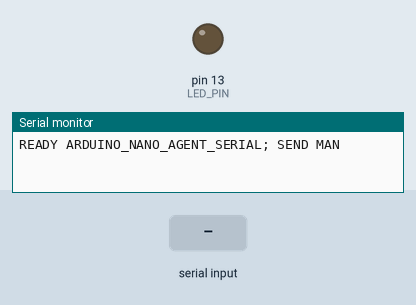
The sketch below on a simulated Arduino Nano, built with avr-gcc and run on an emulated ATmega328P. On the bench: output pins drawn as LEDs (lit = HIGH), the last lines printed to the serial monitor. The test bench sets the inputs (shaded band).

Above: at 1.2 s.
1.3 s: "LEDON\n" received over Serial
At 1.7 s:
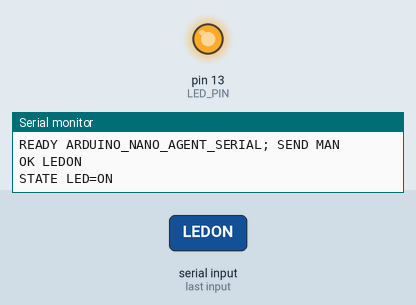
2.8 s: "MAN\n" received over Serial
4.3 s: "PING\n" received over Serial
Timing chart, 0 to 7.3 s (numbered marks = the images above; inputs shaded):
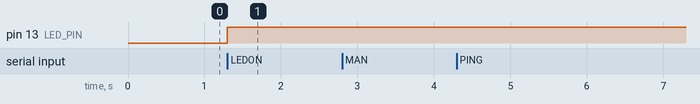

Measured:
- after the input at 1.3 s, pin 13 (LED_PIN): LOW → HIGH at once

The sketch:

arduino_nano_led_agent.ino
```cpp
// Device de demonstração para o Agent Serial Demo.
// Placa alvo: Arduino Nano com ATmega328P.

const uint8_t LED_PIN = LED_BUILTIN;
const uint8_t ANALOG_PIN = A0;
const unsigned long SERIAL_BAUD = 115200UL;
const size_t MAX_COMMAND_LENGTH = 63;

char commandBuffer[MAX_COMMAND_LENGTH + 1];
size_t commandLength = 0;
bool discardUntilNewline = false;
bool ledState = false;

void setLed(const bool enabled) {
  ledState = enabled;
  digitalWrite(LED_PIN, enabled ? HIGH : LOW);
}

void sendLEDState() {
  Serial.print(F("STATE LED="));
  if (digitalRead(LED_PIN) == HIGH) {
    Serial.println(F("ON"));
  } else {
    Serial.println(F("OFF"));
  }
}

void executeLEDCommand(const bool enabled) {
  setLed(enabled);
  if (enabled) {
    Serial.println(F("OK LEDON"));
  } else {
    Serial.println(F("OK LEDOFF"));
  }
  sendLEDState();
}

void printManual() {
  Serial.println(F("MAN-BEGIN"));
  Serial.println(F("DEVICE: Arduino Nano Agent Serial Device"));
  Serial.println(F("MANUAL-VERSION: 1.1"));
  Serial.println(F("PROTOCOL: send exactly one ASCII command per line"));
  Serial.println(F("LINE-END: every command must end with LF or CRLF"));
  Serial.println(F("BAUD: 115200 8N1"));
  Serial.println(F("CASE: command names are case-insensitive"));
  Serial.println(F("PARAMETERS: none of the commands below accept parameters"));
  Serial.println(F("COMMAND MAN: syntax=MAN; parameters=none; returns=this manual from MAN-BEGIN through MAN-END"));
  Serial.println(F("COMMAND HELP: syntax=HELP; parameters=none; alias=MAN; returns=this manual"));
  Serial.println(F("COMMAND PING: syntax=PING; parameters=none; returns=OK PONG"));
  Serial.println(F("COMMAND ID?: syntax=ID?; parameters=none; returns=OK ID <device> VERSION=<version>"));
  Serial.println(F("COMMAND STATUS?: syntax=STATUS?; parameters=none; returns=OK STATUS LED=<ON|OFF> A0=<0..1023> UPTIME_MS=<number>"));
  Serial.println(F("COMMAND LEDON: syntax=LEDON; parameters=none; effect=turn built-in LED on; returns=OK LEDON then STATE LED=ON"));
  Serial.println(F("COMMAND LEDOFF: syntax=LEDOFF; parameters=none; effect=turn built-in LED off; returns=OK LEDOFF then STATE LED=OFF"));
  Serial.println(F("COMMAND LED?: syntax=LED?; parameters=none; returns=STATE LED=<ON|OFF>"));
  Serial.println(F("COMMAND A0?: syntax=A0?; parameters=none; returns=OK A0=<raw ADC value 0..1023>"));
  Serial.println(F("ERRORS: unknown command returns ERROR UNKNOWN_COMMAND; USE MAN"));
  Serial.println(F("RULE: never append arguments to commands whose parameters are none"));
  Serial.println(F("MAN-END"));
}

void printStatus() {
  Serial.print(F("OK STATUS LED="));
  Serial.print(ledState ? F("ON") : F("OFF"));
  Serial.print(F(" A0="));
  Serial.print(analogRead(ANALOG_PIN));
  Serial.print(F(" UPTIME_MS="));
  Serial.println(millis());
}

void normalizeCommand(char *text) {
  for (size_t i = 0; text[i] != '\0'; ++i) {
    if ((text[i] >= 'a') && (text[i] <= 'z')) {
      text[i] = static_cast<char>(text[i] - ('a' - 'A'));
    }
  }
}

void executeCommand(char *command) {
  normalizeCommand(command);

  if ((strcmp(command, "MAN") == 0) || (strcmp(command, "HELP") == 0)) {
    printManual();
  } else if (strcmp(command, "PING") == 0) {
    Serial.println(F("OK PONG"));
  } else if (strcmp(command, "ID?") == 0) {
    Serial.println(F("OK ID ARDUINO_NANO_AGENT_SERIAL VERSION=1.1"));
  } else if (strcmp(command, "STATUS?") == 0) {
    printStatus();
  } else if (strcmp(command, "LEDON") == 0) {
    executeLEDCommand(true);
  } else if (strcmp(command, "LEDOFF") == 0) {
    executeLEDCommand(false);
  } else if (strcmp(command, "LED?") == 0) {
    sendLEDState();
  } else if (strcmp(command, "A0?") == 0) {
    Serial.print(F("OK A0="));
    Serial.println(analogRead(ANALOG_PIN));
  } else if (command[0] != '\0') {
    Serial.println(F("ERROR UNKNOWN_COMMAND; USE MAN"));
  }
}

void finishCommand() {
  if (discardUntilNewline) {
    discardUntilNewline = false;
    commandLength = 0;
    return;
  }

  commandBuffer[commandLength] = '\0';
  executeCommand(commandBuffer);
  commandLength = 0;
}

void setup() {
  pinMode(LED_PIN, OUTPUT);
  setLed(false);
  Serial.begin(SERIAL_BAUD);
  Serial.println(F("READY ARDUINO_NANO_AGENT_SERIAL; SEND MAN"));
}

void loop() {
  while (Serial.available() > 0) {
    const char received = static_cast<char>(Serial.read());

    if (received == '\n') {
      finishCommand();
    } else if (received != '\r') {
      if (discardUntilNewline) {
        continue;
      }

      if (commandLength < MAX_COMMAND_LENGTH) {
        commandBuffer[commandLength++] = received;
      } else {
        commandLength = 0;
        discardUntilNewline = true;
        Serial.println(F("ERROR COMMAND_TOO_LONG"));
      }
    }
  }
}
```
